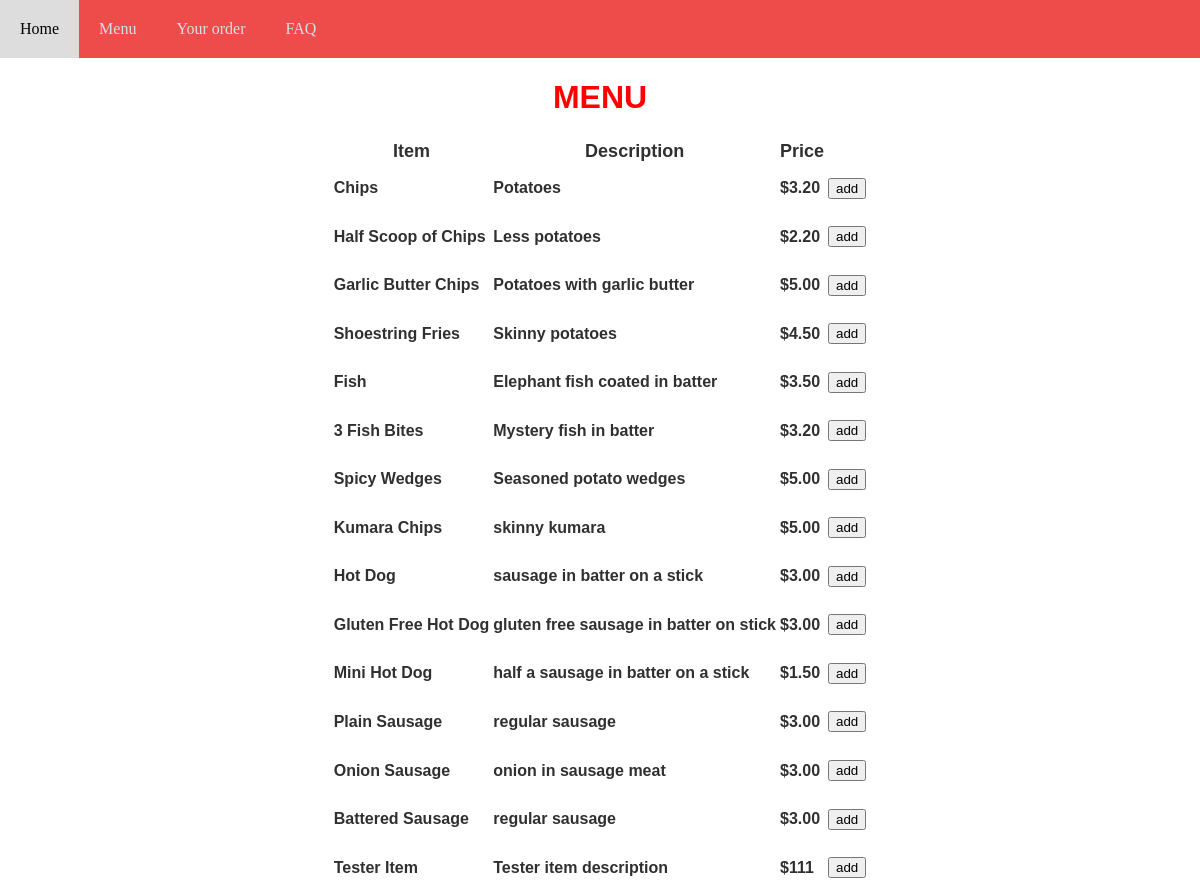
The page /menu on the database its author committed.
### tables this page shows
CREATE TABLE item (id INTEGER PRIMARY KEY, name STRING, description STRING, price DECIMAL, type STRING (100));

### main.py (the view)
@app.route("/menu", methods =['GET', 'POST'])
def menu():
   cursor = get_db().cursor()
   sql = "SELECT * FROM item"
   cursor.execute(sql)
   results = cursor.fetchall()
   return render_template("menu.html", results=results)

### main.py (called while the page is built)
def get_db():
    db = getattr(g, '_database', None)
    if db is None:
        db = g._database = sqlite3.connect(DATABASE)
    return db

@app.teardown_appcontext
def close_connection(exception):
    db = getattr(g, '_database', None)
    if db is not None:
        db.close()

### templates/menu.html (shortened to what this page needs)
<!DOCTYPE html>
<html lang="en">
<head>
</head>
<link rel="stylesheet" href={{url_for('static',filename='stickymenu.css')}}>
<link rel="stylesheet" href={{url_for('static',filename='text.css')}}>
<body>
    <div id="navbar">
        <a href="http://127.0.0.1:5000/home"><th>Home</th></a>
        <a href="http://127.0.0.1:5000/menu">Menu</a>
        <a href="http://127.0.0.1:5000/orders">Your order</a>
        <a href="http://127.0.0.1:5000/faq">FAQ</a>
      </div>
    <h1>MENU</h1>
    <table class="center">
        <tr>
            <th>Item</th>
            <th>Description</th>
            <th>Price</th>
        </tr>
    {% for item in results %}
    <tr>
        <td><h2>{{ item [1] }}</h2></td>
        <td><h2>{{ item [2] }}</h2></td>
        <td><h2>{{ item [3] }}</h2></td>
        <td>
            <form action="/add" method="post">
            <input type="submit" value="add">
            </form>
        </td>
    </tr>
    {% endfor %}
    </table>
    </body>
</html>

### static/stickymenu.css (style rules this page uses)
#navbar { overflow: hidden; background-color: rgb(238, 75, 75); margin: 0px; padding:0px; width: 100%; }
#navbar a { float: left; display: block; color: #d8dee7; text-align: center; padding: 20px; text-decoration: none; }
html,body { padding:0; margin:0; }

### static/text.css (style rules this page uses)
h1 { color: red; text-align: center; font-family: sans-serif; }
h2 { color: rgb(48, 48, 48); font-family: sans-serif; font-size: medium; text-align: left; }
th { color: rgb(48, 48, 48); font-family: sans-serif; font-size: large; text-align: center; }
table.center { margin-left: auto; margin-right: auto; }

### rows shown on the page
item: name "Chips", description "Potatoes", price "$3.20"
item: name "Half Scoop of Chips", description "Less potatoes", price "$2.20"
item: name "Garlic Butter Chips", description "Potatoes with garlic butter", price "$5.00"
item: name "Shoestring Fries", description "Skinny potatoes", price "$4.50"
item: name "Fish", description "Elephant fish coated in batter", price "$3.50"
item: name "3 Fish Bites", description "Mystery fish in batter", price "$3.20"
item: name "Spicy Wedges", description "Seasoned potato wedges", price "$5.00"
item: name "Kumara Chips", description "skinny kumara", price "$5.00"
item: name "Hot Dog", description "sausage in batter on a stick", price "$3.00"
item: name "Gluten Free Hot Dog", description "gluten free sausage in batter on stick", price "$3.00"
item: name "Mini Hot Dog", description "half a sausage in batter on a stick", price "$1.50"
item: name "Plain Sausage", description "regular sausage", price "$3.00"
item: name "Onion Sausage", description "onion in sausage meat", price "$3.00"
item: name "Battered Sausage", description "regular sausage", price "$3.00"
item: name "Tester Item", description "Tester item description", price "$111"
